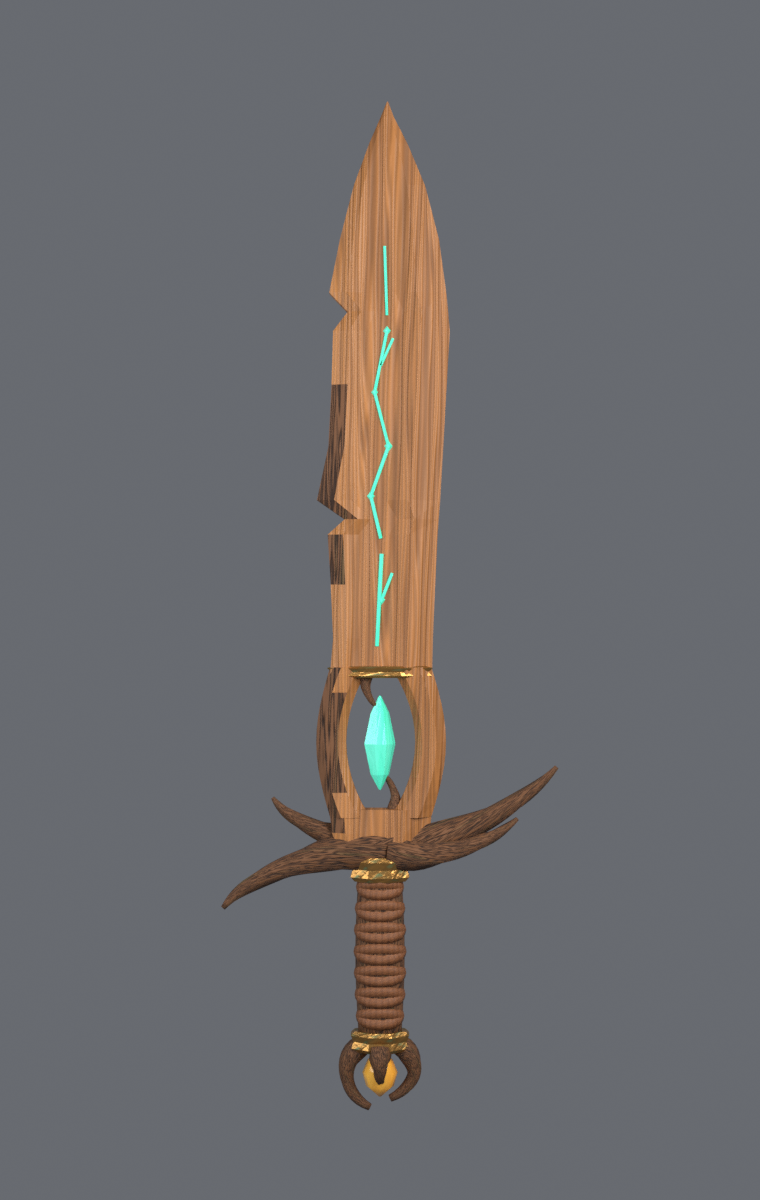
#> input picture art_pipeline/pilot_01_wood_ancestral/renders/view_01_front_neutral.png, 760 x 1200 px, found by its file name; its folder holds 6 pictures in this run
$ python build_presentation_sheet.py
#> lines starting #> are read from the running program, lines starting #| are printed output that depends on the picture
"""
Composes the Studio Lexair 3D Technical Presentation Sheet (view_07_presentation_sheet.png)
from the neutral-light Cycles renders of Pilot Sword #01: s01_wood_ancestral.
"""

from PIL import Image, ImageDraw, ImageFont

RENDERS = "/home/user/Espada-Anime-Isekai/art_pipeline/pilot_01_wood_ancestral/renders"
OUT = f"{RENDERS}/view_07_presentation_sheet.png"

W, H = 1920, 1080
sheet = Image.new("RGB", (W, H), (22, 24, 29))
draw = ImageDraw.Draw(sheet)

try:
    f_title = ImageFont.truetype("/usr/share/fonts/truetype/dejavu/DejaVuSans-Bold.ttf", 27)
    f_sub = ImageFont.truetype("/usr/share/fonts/truetype/dejavu/DejaVuSans.ttf", 15)
    f_spec = ImageFont.truetype("/usr/share/fonts/truetype/dejavu/DejaVuSans.ttf", 13)
    f_lbl = ImageFont.truetype("/usr/share/fonts/truetype/dejavu/DejaVuSans-Bold.ttf", 13)
except Exception:
    f_title = f_sub = f_spec = f_lbl = ImageFont.load_default()

# Header bar
draw.rectangle([0, 0, W, 86], fill=(15, 17, 22))
draw.line([0, 86, W, 86], fill=(198, 158, 78), width=2)
draw.text((32, 16), "STUDIO LEXAIR — PILOTO 3D OFICIAL #01: ESPADA DE MADERA ANCESTRAL", fill=(238, 226, 198), font=f_title)
draw.text((32, 54), "ID: wood_origin_ancestral_blade (Etapa 01 - Era I: Despertar)  |  Blender 4.3 -> glTF 2.0 (.glb)  |  5x 1024px PBR Maps  |  Luz Neutra Sin Postproceso", fill=(156, 172, 188), font=f_sub)


def place_card(img_name: str, x: int, y: int, w: int, h: int, label: str, cover_fill: bool = True):
#> called with img_name = 'view_01_front_neutral.png', x = 28, y = 108, w = 250, h = 940, label = '1. FRONTAL (LUZ NEUTRA)', cover_fill = True
    draw.rectangle([x - 2, y - 2, x + w + 2, y + h + 2], outline=(68, 76, 88), width=2)
    im = Image.open(f"{RENDERS}/{img_name}").convert("RGB")
    avail_h = h - 28
    im_ratio = im.width / im.height
#> im_ratio = 0.633
    box_ratio = w / avail_h
    if cover_fill:
        # Scale to fill height cleanly, center-cropping excess horizontal margin so the sword fills the tall panel!
        nh = avail_h
        nw = int(nh * im_ratio)
#> nw = 577
        im_r = im.resize((nw, nh), Image.Resampling.LANCZOS)
        if nw >= w:
            left = (nw - w) // 2
#> left = 163
            im_c = im_r.crop((left, 0, left + w, nh))
            sheet.paste(im_c, (x, y))
        else:
            bg = Image.new("RGB", (w, avail_h), im.getpixel((4, 4)))
            bg.paste(im_r, ((w - nw) // 2, 0))
            sheet.paste(bg, (x, y))
    else:
        if im_ratio > box_ratio:
            nw, nh = w, int(w / im_ratio)
        else:
            nh, nw = avail_h, int(avail_h * im_ratio)
        im_r = im.resize((nw, nh), Image.Resampling.LANCZOS)
        bg = Image.new("RGB", (w, avail_h), im.getpixel((4, 4)))
        bg.paste(im_r, ((w - nw) // 2, (avail_h - nh) // 2))
        sheet.paste(bg, (x, y))

    draw.rectangle([x, y + h - 28, x + w, y + h], fill=(15, 17, 22))
    draw.text((x + 10, y + h - 22), label, fill=(224, 212, 182), font=f_lbl)


y0 = 108
ch = 940
place_card("view_01_front_neutral.png",         28,   y0, 250, ch, "1. FRONTAL (LUZ NEUTRA)", cover_fill=True)
place_card("view_02_side_neutral.png",          294,  y0, 200, ch, "2. PERFIL LATERAL", cover_fill=True)
#> call 2 of place_card, with img_name = 'view_02_side_neutral.png', x = 294, y = 108, w = 200, h = 940, label = '2. PERFIL LATERAL', cover_fill = True
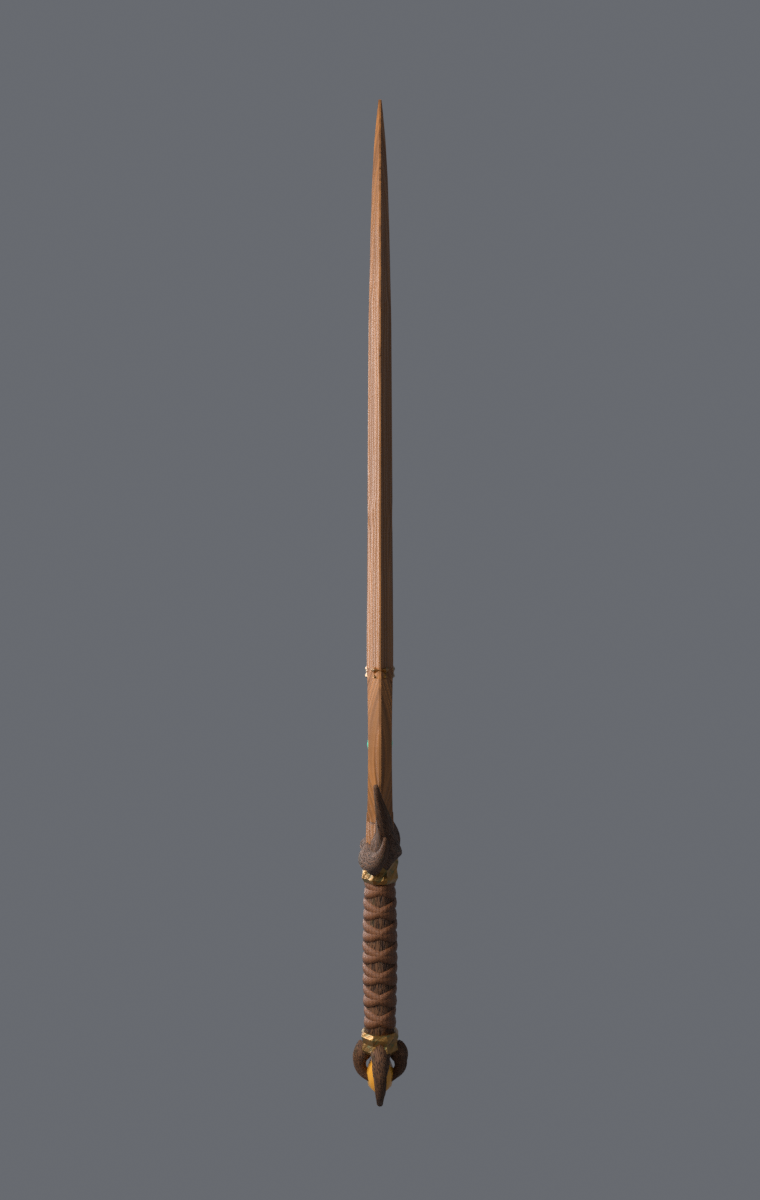
#> input picture art_pipeline/pilot_01_wood_ancestral/renders/view_02_side_neutral.png, 760 x 1200 px, found by its file name
#> in place_card (call 2), `im_c = im_r.crop((left, 0, left + w, nh))`:
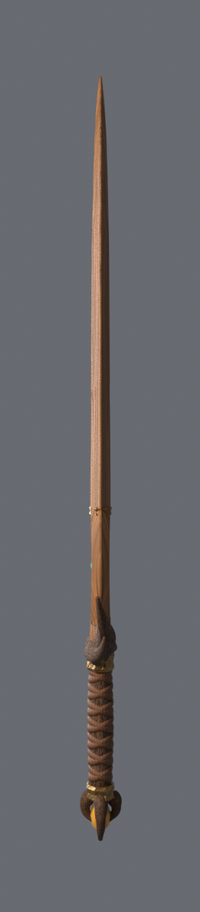
#> im_c: PIL image 200x912 RGB; mean R, G, B 104, 104.5, 108.2
place_card("view_03_back_neutral.png",          510,  y0, 250, ch, "3. TRASERA", cover_fill=True)
#> call 3 of place_card, with img_name = 'view_03_back_neutral.png', x = 510, y = 108, w = 250, h = 940, label = '3. TRASERA', cover_fill = True
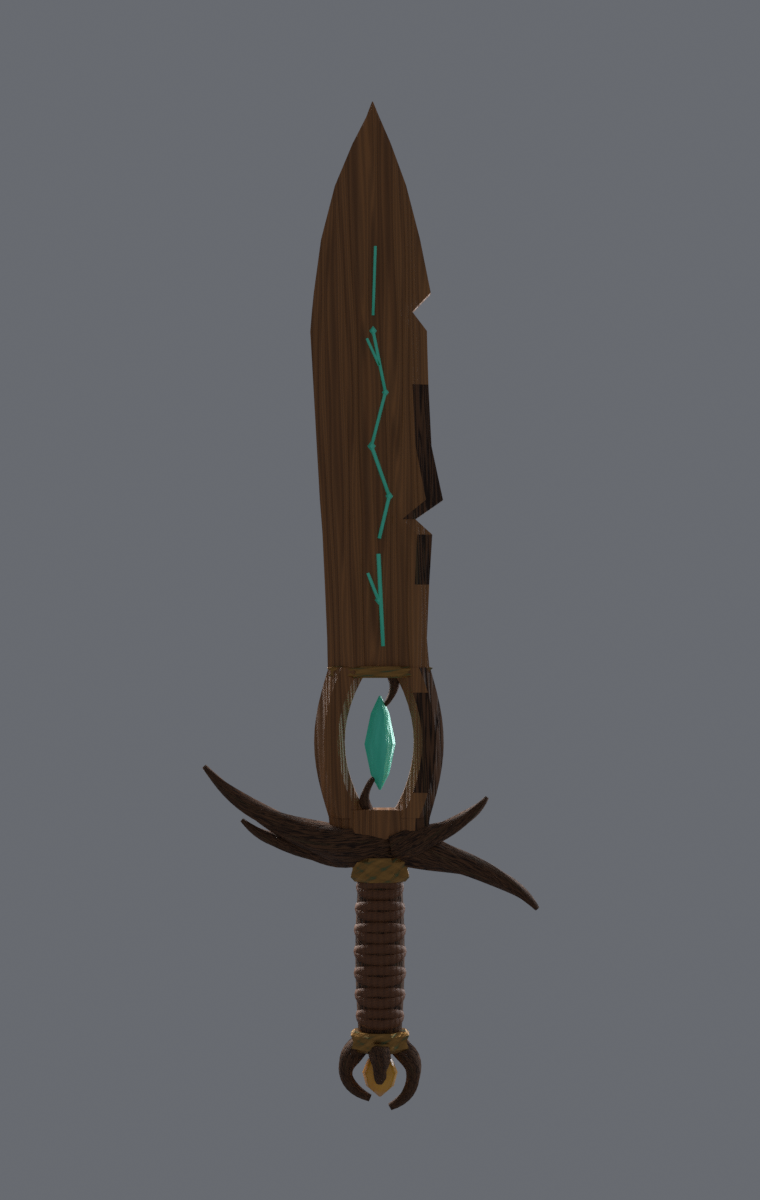
#> input picture art_pipeline/pilot_01_wood_ancestral/renders/view_03_back_neutral.png, 760 x 1200 px, found by its file name
#> in place_card (call 3), `im_c = im_r.crop((left, 0, left + w, nh))`:
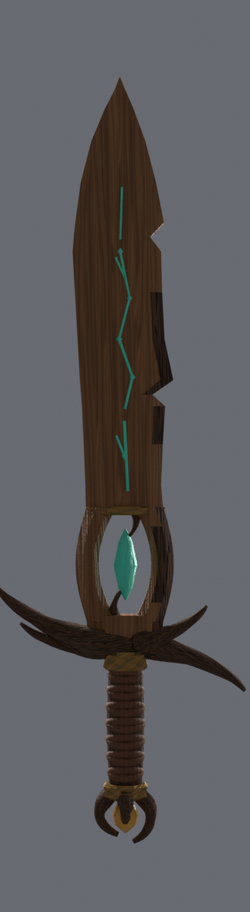
#> im_c: PIL image 250x912 RGB; mean R, G, B 91.8, 91.1, 92.9
place_card("view_04_three_quarter_neutral.png", 776,  y0, 310, ch, "4. TRES CUARTOS (3/4)", cover_fill=True)
#> call 4 of place_card, with img_name = 'view_04_three_quarter_neutral.png', x = 776, y = 108, w = 310, h = 940, label = '4. TRES CUARTOS (3/4)', cover_fill = True
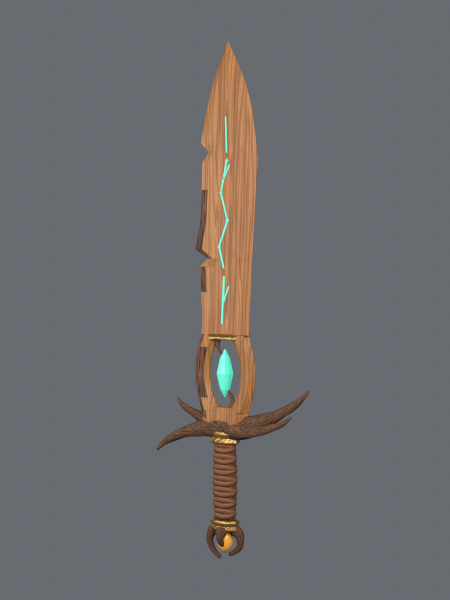
#> input picture art_pipeline/pilot_01_wood_ancestral/renders/view_04_three_quarter_neutral.png, 900 x 1200 px, found by its file name (shown at 1/2 size)
#> in place_card (call 4), `im_c = im_r.crop((left, 0, left + w, nh))`:
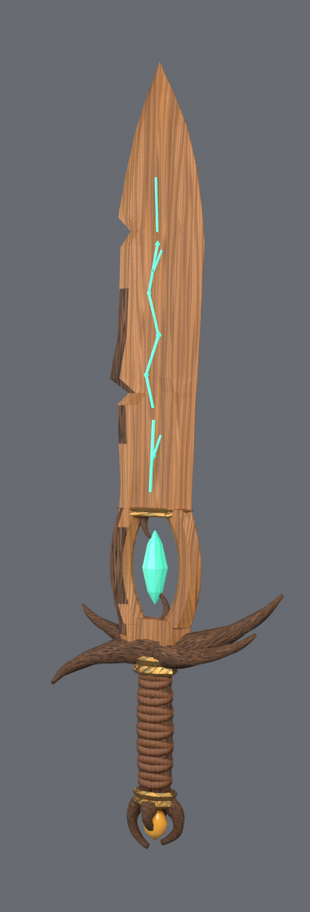
#> im_c: PIL image 310x912 RGB; mean R, G, B 113, 108.4, 106.9
#> in place_card (call 4), `sheet.paste(im_c, (x, y))`:
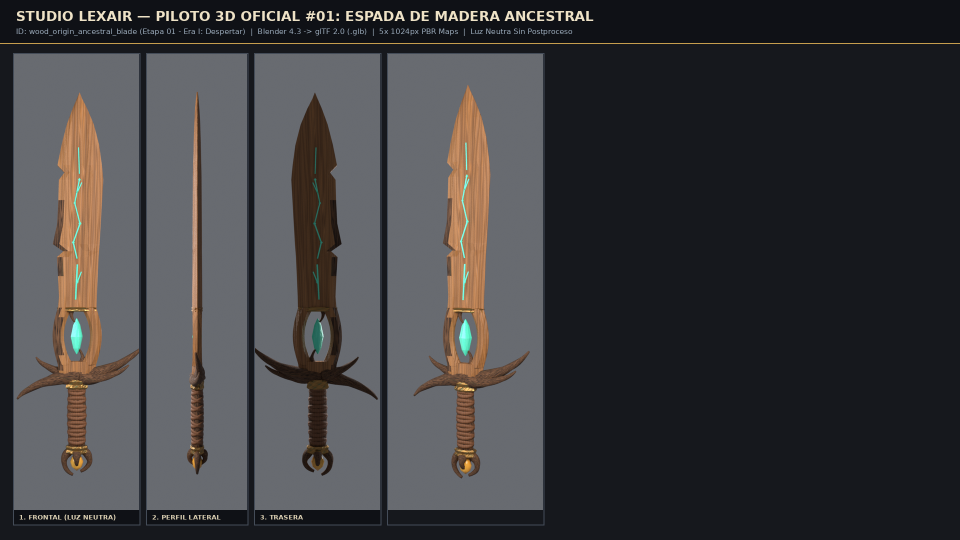
#> sheet: PIL image 1920x1080 RGB (shown at 1/2 size); mean R, G, B 61, 60.7, 63.2
#> (the run stopped early here; a loop or call above may not have finished)
